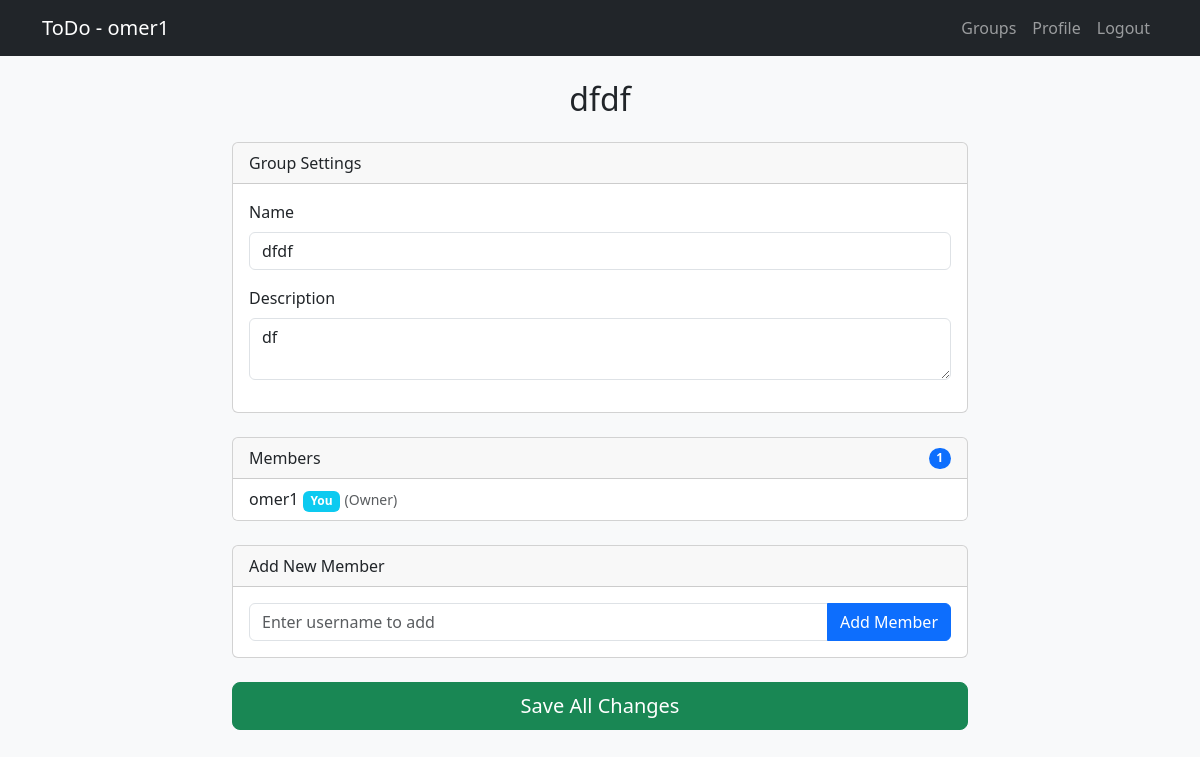
Screenshot of /group/1/manage (signed in) with the database file from the repository.
### app/models/user.py (models this page shows, shortened)
class User(UserMixin, db.Model):
    __tablename__ = "users"
    id = db.Column(db.Integer, primary_key=True)
    username = db.Column(db.String(12), unique=True, nullable=False)
    password_hash = db.Column(db.String(128), nullable=False)
    user_groups = db.relationship('UserGroup', back_populates='user', cascade='all, delete-orphan')

### app/models/group.py (models this page shows, shortened)
class Group(db.Model):
    __tablename__ = "groups"
    id = db.Column(db.Integer, primary_key=True)
    name = db.Column(db.String(50), nullable=False)
    description = db.Column(db.Text)
    group_users = db.relationship('UserGroup', back_populates='group', cascade='all, delete-orphan')
    tasks = db.relationship('Task', backref='group', cascade='all, delete-orphan')
    def get_user_role(self, user_id: int) -> int | None:
        membership = UserGroup.query.filter_by(group_id=self.id, user_id=user_id).first()
        return membership.role if membership else None
    def is_owner(self, user_id: int) -> bool:
        return self.get_user_role(user_id) == 2
    @property
    def members(self) -> list['User | None']:
        return [ug.user for ug in self.group_users]

### app/routes/groups.py (the view, shortened to what this page needs)
@groups_bp.route("/group/<int:group_id>/manage", methods=["GET", "POST"])
@login_required
def manage_single_group(group_id: int):
    group = Group.query.get(group_id)
    if not group:
        flash("Group not found", "danger")
        return redirect(url_for("groups.manage_groups"))
    if current_user not in group.members:
        flash("Access denied", "danger")
        return redirect(url_for("groups.manage_groups"))
    form = GroupEditForm(obj=group)
    members = []
    for user in group.members:
        role = "Owner" if group.is_owner(user.id) else "Admin" if user in group.admins else "Member"
        members.append({
            "id": user.id,
            "username": user.username,
            "role": role,
            "is_you": user == current_user
        }
        )
    members.sort(key=lambda x: (0 if x["is_you"] else 1 if x["role"] == "Owner" else 2, x["username"].lower()))
    members.sort(key=lambda x: (
        0 if x["is_you"] else
        1 if x['role'] == "Owner" else
        2 if x['role'] == "Admin" else 3,
        x["username"].lower()
    ))
    return render_template("groups/manage.html", form=form, group=group, members=members)

### app/forms/groups.py
class GroupEditForm(GroupForm):
    submit = SubmitField("Update Group")

### app/extensions.py (called while the page is built)
@login_manager.user_loader
def load_user(user_id):
    from app.models.user import User
    return User.query.get(user_id)

### app/templates/groups/manage.html (shortened to what this page needs)
{% extends "base.html" %}
{% block content %}
<div class="row">
    <div class="col-md-8 offset-md-2">
        <h2 class="text-center mb-4">{{ group.name }}</h2>
        <form method="POST" action="{{ url_for('groups.manage_single_group', group_id=group.id) }}">
            <div class="card mb-4">
                <div class="card-header">Group Settings</div>
                <div class="card-body">
                    <div class="mb-3">
                        {{ form.name.label(class="form-label") }}
                        {{ form.name(class="form-control", readonly=not (group.is_owner(current_user.id) or current_user in group.admins)) }}
                    </div>
                    <div class="mb-3">
                        {{ form.description.label(class="form-label") }}
                        {{ form.description(class="form-control",
                                          readonly=not (group.is_owner(current_user.id) or current_user in group.admins)) }}
                    </div>
                </div>
            </div>
            <div class="card mb-4">
                <div class="card-header d-flex justify-content-between align-items-center">
                    <span>Members</span>
                    <span class="badge bg-primary rounded-pill">{{ members|length }}</span>
                </div>
                <ul class="list-group list-group-flush">
                    {% for member in members %}
                        <li class="list-group-item d-flex justify-content-between align-items-center">
                            <div>
                                {{ member.username }}
                                {% if member.is_you %}
                                    <span class="badge bg-info">You</span>
                                {% endif %}
                                <small class="text-muted">({{ member.role }})</small>
                            </div>
                        </li>
                    {% endfor %}
                </ul>
            </div>
            <div class="card mb-4">
                <div class="card-header">Add New Member</div>
                <div class="card-body">
                    <div class="input-group">
                        <input type="text" class="form-control"
                           id="newMemberUsername"
                           name="new_member_username"
                           placeholder="Enter username to add"
                           aria-label="Username to add">
                        <button type="submit" class="btn btn-primary">
                            Add Member
                        </button>
                    </div>
                </div>
            </div>
            <div class="d-grid">
                <button type="submit" class="btn btn-success btn-lg">
                    Save All Changes
                </button>
            </div>
        </form>
    </div>
</div>
{% endblock %}

### app/templates/base.html (shortened to what this page needs)
<!DOCTYPE html>
<html lang="en">
<head>
    <link href="https://cdn.jsdelivr.net/npm/bootstrap@5.3.0/dist/css/bootstrap.min.css" rel="stylesheet">
</head>
<body class="bg-light">
    <nav class="navbar navbar-expand-lg navbar-dark bg-dark">
        <div class="container">
            <a class="navbar-brand" href="{{ url_for('index.home') }}">
                ToDo{% if current_user.is_authenticated %} - {{ current_user.username }}{% endif %}
            </a>
            <div class="collapse navbar-collapse" id="navbarNav">
                <ul class="navbar-nav ms-auto">
                    {% if current_user.is_authenticated %}
                        <li class="nav-item"><a class="nav-link" href="{{ url_for('groups.manage_groups') }}">Groups</a></li>
                        <li class="nav-item"><a class="nav-link" href="{{ url_for('profile.manage_profile') }}">Profile</a></li>
                        <li class="nav-item"><a class="nav-link" href="{{ url_for('auth.logout') }}">Logout</a></li>
                    {% else %}
                        <li class="nav-item"><a class="nav-link" href="{{ url_for('auth.login') }}">Login</a></li>
                        <li class="nav-item"><a class="nav-link" href="{{ url_for('auth.register') }}">Register</a></li>
                    {% endif %}
                </ul>
            </div>
        </div>
    </nav>
    <div class="container mt-4">
        {% block content %}{% endblock %}
    </div>
</body>
</html>

### rows the page displays
User: username "omer1", role "Owner"
Group: name "dfdf", description "df"

### other values shown
{{ members|length }} "1"
